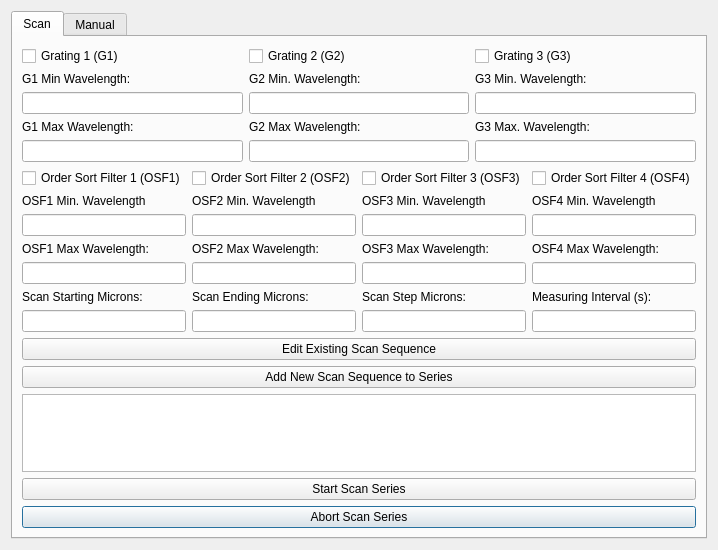
<?xml version="1.0" encoding="UTF-8"?>
<ui version="4.0">
 <class>Dialog</class>
 <widget class="QDialog" name="Dialog">
  <property name="geometry">
   <rect>
    <x>0</x>
    <y>0</y>
    <width>641</width>
    <height>550</height>
   </rect>
  </property>
  <property name="windowTitle">
   <string>Dialog</string>
  </property>
  <layout class="QGridLayout" name="gridLayout_12">
   <item row="0" column="0">
    <widget class="QTabWidget" name="tabWidget">
     <property name="currentIndex">
      <number>0</number>
     </property>
     <property name="movable">
      <bool>true</bool>
     </property>
     <widget class="QWidget" name="tab">
      <attribute name="title">
       <string>Scan</string>
      </attribute>
      <layout class="QGridLayout" name="gridLayout_10">
       <item row="1" column="0">
        <layout class="QGridLayout" name="gridLayout_4">
         <item row="3" column="0">
          <widget class="QLabel" name="label_26">
           <property name="sizePolicy">
            <sizepolicy hsizetype="Preferred" vsizetype="Maximum">
             <horstretch>0</horstretch>
             <verstretch>0</verstretch>
            </sizepolicy>
           </property>
           <property name="text">
            <string>OSF1 Max Wavelength:</string>
           </property>
          </widget>
         </item>
         <item row="3" column="1">
          <widget class="QLabel" name="label_27">
           <property name="sizePolicy">
            <sizepolicy hsizetype="Preferred" vsizetype="Maximum">
             <horstretch>0</horstretch>
             <verstretch>0</verstretch>
            </sizepolicy>
           </property>
           <property name="text">
            <string>OSF2 Max Wavelength:</string>
           </property>
          </widget>
         </item>
         <item row="2" column="3">
          <widget class="QLineEdit" name="lineEdit_24"/>
         </item>
         <item row="1" column="0">
          <widget class="QLabel" name="label_24">
           <property name="sizePolicy">
            <sizepolicy hsizetype="Preferred" vsizetype="Maximum">
             <horstretch>0</horstretch>
             <verstretch>0</verstretch>
            </sizepolicy>
           </property>
           <property name="text">
            <string>OSF1 Min. Wavelength</string>
           </property>
          </widget>
         </item>
         <item row="4" column="1">
          <widget class="QLineEdit" name="lineEdit_26"/>
         </item>
         <item row="1" column="2">
          <widget class="QLabel" name="label_25">
           <property name="sizePolicy">
            <sizepolicy hsizetype="Preferred" vsizetype="Maximum">
             <horstretch>0</horstretch>
             <verstretch>0</verstretch>
            </sizepolicy>
           </property>
           <property name="text">
            <string>OSF3 Min. Wavelength</string>
           </property>
          </widget>
         </item>
         <item row="4" column="2">
          <widget class="QLineEdit" name="lineEdit_27"/>
         </item>
         <item row="3" column="3">
          <widget class="QLabel" name="label_23">
           <property name="sizePolicy">
            <sizepolicy hsizetype="Preferred" vsizetype="Maximum">
             <horstretch>0</horstretch>
             <verstretch>0</verstretch>
            </sizepolicy>
           </property>
           <property name="text">
            <string>OSF4 Max Wavelength:</string>
           </property>
          </widget>
         </item>
         <item row="2" column="0">
          <widget class="QLineEdit" name="lineEdit_22"/>
         </item>
         <item row="2" column="1">
          <widget class="QLineEdit" name="lineEdit_23"/>
         </item>
         <item row="4" column="0">
          <widget class="QLineEdit" name="lineEdit_25"/>
         </item>
         <item row="4" column="3">
          <widget class="QLineEdit" name="lineEdit_28"/>
         </item>
         <item row="2" column="2">
          <widget class="QLineEdit" name="lineEdit_21"/>
         </item>
         <item row="1" column="1">
          <widget class="QLabel" name="label_22">
           <property name="sizePolicy">
            <sizepolicy hsizetype="Preferred" vsizetype="Maximum">
             <horstretch>0</horstretch>
             <verstretch>0</verstretch>
            </sizepolicy>
           </property>
           <property name="text">
            <string>OSF2 Min. Wavelength</string>
           </property>
          </widget>
         </item>
         <item row="1" column="3">
          <widget class="QLabel" name="label_29">
           <property name="sizePolicy">
            <sizepolicy hsizetype="Preferred" vsizetype="Maximum">
             <horstretch>0</horstretch>
             <verstretch>0</verstretch>
            </sizepolicy>
           </property>
           <property name="text">
            <string>OSF4 Min. Wavelength</string>
           </property>
          </widget>
         </item>
         <item row="3" column="2">
          <widget class="QLabel" name="label_28">
           <property name="sizePolicy">
            <sizepolicy hsizetype="Preferred" vsizetype="Maximum">
             <horstretch>0</horstretch>
             <verstretch>0</verstretch>
            </sizepolicy>
           </property>
           <property name="text">
            <string>OSF3 Max Wavelength:</string>
           </property>
          </widget>
         </item>
         <item row="0" column="0">
          <widget class="QCheckBox" name="checkBox_4">
           <property name="text">
            <string>Order Sort Filter 1 (OSF1)</string>
           </property>
          </widget>
         </item>
         <item row="0" column="1">
          <widget class="QCheckBox" name="checkBox_5">
           <property name="text">
            <string>Order Sort Filter 2 (OSF2)</string>
           </property>
          </widget>
         </item>
         <item row="0" column="2">
          <widget class="QCheckBox" name="checkBox_6">
           <property name="text">
            <string>Order Sort Filter 3 (OSF3)</string>
           </property>
          </widget>
         </item>
         <item row="0" column="3">
          <widget class="QCheckBox" name="checkBox_7">
           <property name="text">
            <string>Order Sort Filter 4 (OSF4)</string>
           </property>
          </widget>
         </item>
        </layout>
       </item>
       <item row="5" column="0">
        <widget class="QPushButton" name="pushButton_4">
         <property name="text">
          <string>Abort Scan Series</string>
         </property>
        </widget>
       </item>
       <item row="2" column="0">
        <layout class="QGridLayout" name="gridLayout_6">
         <item row="0" column="2">
          <widget class="QLabel" name="label_6">
           <property name="sizePolicy">
            <sizepolicy hsizetype="Preferred" vsizetype="Maximum">
             <horstretch>0</horstretch>
             <verstretch>0</verstretch>
            </sizepolicy>
           </property>
           <property name="text">
            <string>Scan Step Microns:</string>
           </property>
          </widget>
         </item>
         <item row="1" column="0">
          <widget class="QLineEdit" name="lineEdit_6"/>
         </item>
         <item row="1" column="3">
          <widget class="QLineEdit" name="lineEdit_5"/>
         </item>
         <item row="1" column="2">
          <widget class="QLineEdit" name="lineEdit_35"/>
         </item>
         <item row="3" column="0" colspan="4">
          <widget class="QPushButton" name="pushButton">
           <property name="text">
            <string>Add New Scan Sequence to Series</string>
           </property>
          </widget>
         </item>
         <item row="0" column="3">
          <widget class="QLabel" name="label_7">
           <property name="sizePolicy">
            <sizepolicy hsizetype="Preferred" vsizetype="Maximum">
             <horstretch>0</horstretch>
             <verstretch>0</verstretch>
            </sizepolicy>
           </property>
           <property name="text">
            <string>Measuring Interval (s):</string>
           </property>
          </widget>
         </item>
         <item row="0" column="1">
          <widget class="QLabel" name="label_5">
           <property name="sizePolicy">
            <sizepolicy hsizetype="Preferred" vsizetype="Maximum">
             <horstretch>0</horstretch>
             <verstretch>0</verstretch>
            </sizepolicy>
           </property>
           <property name="text">
            <string>Scan Ending Microns:</string>
           </property>
          </widget>
         </item>
         <item row="1" column="1">
          <widget class="QLineEdit" name="lineEdit_36"/>
         </item>
         <item row="0" column="0">
          <widget class="QLabel" name="label_36">
           <property name="sizePolicy">
            <sizepolicy hsizetype="Preferred" vsizetype="Maximum">
             <horstretch>0</horstretch>
             <verstretch>0</verstretch>
            </sizepolicy>
           </property>
           <property name="text">
            <string>Scan Starting Microns:</string>
           </property>
          </widget>
         </item>
         <item row="2" column="0" colspan="4">
          <widget class="QPushButton" name="pushButton_2">
           <property name="text">
            <string>Edit Existing Scan Sequence</string>
           </property>
          </widget>
         </item>
        </layout>
       </item>
       <item row="0" column="0">
        <layout class="QGridLayout" name="gridLayout_5">
         <item row="2" column="2">
          <widget class="QLineEdit" name="lineEdit_30"/>
         </item>
         <item row="1" column="2">
          <widget class="QLabel" name="label_30">
           <property name="text">
            <string>G2 Min. Wavelength:</string>
           </property>
          </widget>
         </item>
         <item row="2" column="0">
          <widget class="QLineEdit" name="lineEdit_32"/>
         </item>
         <item row="1" column="0">
          <widget class="QLabel" name="label_34">
           <property name="text">
            <string>G1 Min Wavelength:</string>
           </property>
          </widget>
         </item>
         <item row="3" column="3">
          <widget class="QLabel" name="label_33">
           <property name="text">
            <string>G3 Max. Wavelength:</string>
           </property>
          </widget>
         </item>
         <item row="4" column="2">
          <widget class="QLineEdit" name="lineEdit_33"/>
         </item>
         <item row="4" column="0">
          <widget class="QLineEdit" name="lineEdit_29"/>
         </item>
         <item row="2" column="3">
          <widget class="QLineEdit" name="lineEdit_31"/>
         </item>
         <item row="3" column="2">
          <widget class="QLabel" name="label_35">
           <property name="text">
            <string>G2 Max Wavelength:</string>
           </property>
          </widget>
         </item>
         <item row="1" column="3">
          <widget class="QLabel" name="label_32">
           <property name="text">
            <string>G3 Min. Wavelength:</string>
           </property>
          </widget>
         </item>
         <item row="3" column="0">
          <widget class="QLabel" name="label_31">
           <property name="text">
            <string>G1 Max Wavelength:</string>
           </property>
          </widget>
         </item>
         <item row="4" column="3">
          <widget class="QLineEdit" name="lineEdit_34"/>
         </item>
         <item row="0" column="0">
          <widget class="QCheckBox" name="checkBox">
           <property name="text">
            <string>Grating 1 (G1)</string>
           </property>
          </widget>
         </item>
         <item row="0" column="2">
          <widget class="QCheckBox" name="checkBox_2">
           <property name="text">
            <string>Grating 2 (G2)</string>
           </property>
          </widget>
         </item>
         <item row="0" column="3">
          <widget class="QCheckBox" name="checkBox_3">
           <property name="text">
            <string>Grating 3 (G3)</string>
           </property>
          </widget>
         </item>
        </layout>
       </item>
       <item row="4" column="0">
        <widget class="QPushButton" name="pushButton_3">
         <property name="text">
          <string>Start Scan Series</string>
         </property>
        </widget>
       </item>
       <item row="3" column="0">
        <widget class="QListWidget" name="listWidget"/>
       </item>
      </layout>
     </widget>
     <widget class="QWidget" name="tab_2">
      <attribute name="title">
       <string>Manual</string>
      </attribute>
      <layout class="QGridLayout" name="gridLayout_15">
       <item row="0" column="0">
        <layout class="QGridLayout" name="gridLayout_7">
         <item row="2" column="0">
          <widget class="QLineEdit" name="lineEdit_37">
           <property name="enabled">
            <bool>false</bool>
           </property>
           <property name="text">
            <string/>
           </property>
          </widget>
         </item>
         <item row="4" column="0">
          <widget class="QLineEdit" name="lineEdit_38">
           <property name="enabled">
            <bool>false</bool>
           </property>
          </widget>
         </item>
         <item row="1" column="0">
          <widget class="QLabel" name="label_38">
           <property name="text">
            <string>Wavelength:</string>
           </property>
          </widget>
         </item>
         <item row="7" column="0">
          <widget class="QLabel" name="label_41">
           <property name="text">
            <string>Shutter:</string>
           </property>
          </widget>
         </item>
         <item row="6" column="0">
          <widget class="QLineEdit" name="lineEdit_39">
           <property name="enabled">
            <bool>false</bool>
           </property>
          </widget>
         </item>
         <item row="0" column="0">
          <widget class="QLabel" name="label_37">
           <property name="font">
            <font>
             <pointsize>14</pointsize>
             <weight>75</weight>
             <bold>true</bold>
            </font>
           </property>
           <property name="text">
            <string>Current Parameters:</string>
           </property>
          </widget>
         </item>
         <item row="5" column="0">
          <widget class="QLabel" name="label_40">
           <property name="text">
            <string>Grating:</string>
           </property>
          </widget>
         </item>
         <item row="8" column="0">
          <widget class="QLineEdit" name="lineEdit_40">
           <property name="enabled">
            <bool>false</bool>
           </property>
          </widget>
         </item>
         <item row="3" column="0">
          <widget class="QLabel" name="label_39">
           <property name="text">
            <string>Filter:</string>
           </property>
          </widget>
         </item>
        </layout>
       </item>
       <item row="0" column="1">
        <layout class="QGridLayout" name="gridLayout_8">
         <item row="3" column="0">
          <widget class="QLabel" name="label_44">
           <property name="text">
            <string>Filter:</string>
           </property>
          </widget>
         </item>
         <item row="0" column="0">
          <widget class="QLabel" name="label_42">
           <property name="font">
            <font>
             <pointsize>14</pointsize>
             <weight>75</weight>
             <bold>true</bold>
            </font>
           </property>
           <property name="text">
            <string>New Parameters:</string>
           </property>
          </widget>
         </item>
         <item row="7" column="0">
          <widget class="QLabel" name="label_46">
           <property name="text">
            <string>Shutter:</string>
           </property>
          </widget>
         </item>
         <item row="2" column="0">
          <widget class="QLineEdit" name="lineEdit_41"/>
         </item>
         <item row="4" column="0">
          <widget class="QComboBox" name="comboBox">
           <property name="editable">
            <bool>true</bool>
           </property>
           <item>
            <property name="text">
             <string>OSF1</string>
            </property>
           </item>
           <item>
            <property name="text">
             <string>OSF2</string>
            </property>
           </item>
           <item>
            <property name="text">
             <string>OSF3</string>
            </property>
           </item>
           <item>
            <property name="text">
             <string>OSF4</string>
            </property>
           </item>
          </widget>
         </item>
         <item row="6" column="0">
          <widget class="QComboBox" name="comboBox_2">
           <property name="editable">
            <bool>true</bool>
           </property>
           <item>
            <property name="text">
             <string>G1</string>
            </property>
           </item>
           <item>
            <property name="text">
             <string>G2</string>
            </property>
           </item>
           <item>
            <property name="text">
             <string>G3</string>
            </property>
           </item>
          </widget>
         </item>
         <item row="8" column="0">
          <widget class="QComboBox" name="comboBox_3">
           <property name="editable">
            <bool>true</bool>
           </property>
           <item>
            <property name="text">
             <string>Open</string>
            </property>
           </item>
           <item>
            <property name="text">
             <string>Close</string>
            </property>
           </item>
          </widget>
         </item>
         <item row="1" column="0">
          <widget class="QLabel" name="label_43">
           <property name="text">
            <string>Wavelength:</string>
           </property>
          </widget>
         </item>
         <item row="5" column="0">
          <widget class="QLabel" name="label_45">
           <property name="text">
            <string>Grating:</string>
           </property>
          </widget>
         </item>
        </layout>
       </item>
       <item row="1" column="0" colspan="2">
        <layout class="QGridLayout" name="gridLayout_13">
         <item row="0" column="0">
          <widget class="QLabel" name="label_47">
           <property name="sizePolicy">
            <sizepolicy hsizetype="Preferred" vsizetype="Maximum">
             <horstretch>0</horstretch>
             <verstretch>0</verstretch>
            </sizepolicy>
           </property>
           <property name="text">
            <string>Units:</string>
           </property>
          </widget>
         </item>
         <item row="1" column="0">
          <widget class="QComboBox" name="comboBox_4">
           <property name="sizePolicy">
            <sizepolicy hsizetype="Preferred" vsizetype="Maximum">
             <horstretch>0</horstretch>
             <verstretch>0</verstretch>
            </sizepolicy>
           </property>
           <item>
            <property name="text">
             <string>um.</string>
            </property>
           </item>
           <item>
            <property name="text">
             <string>nm.</string>
            </property>
           </item>
           <item>
            <property name="text">
             <string>wn (cm^-1)</string>
            </property>
           </item>
          </widget>
         </item>
        </layout>
       </item>
       <item row="2" column="0" colspan="2">
        <layout class="QGridLayout" name="gridLayout_14">
         <item row="0" column="0">
          <widget class="QPushButton" name="pushButton_5">
           <property name="sizePolicy">
            <sizepolicy hsizetype="Minimum" vsizetype="Minimum">
             <horstretch>0</horstretch>
             <verstretch>0</verstretch>
            </sizepolicy>
           </property>
           <property name="text">
            <string>Set Parameters</string>
           </property>
          </widget>
         </item>
         <item row="1" column="0">
          <widget class="QPushButton" name="pushButton_6">
           <property name="sizePolicy">
            <sizepolicy hsizetype="Minimum" vsizetype="Minimum">
             <horstretch>0</horstretch>
             <verstretch>0</verstretch>
            </sizepolicy>
           </property>
           <property name="text">
            <string>Abort</string>
           </property>
          </widget>
         </item>
        </layout>
       </item>
      </layout>
     </widget>
    </widget>
   </item>
  </layout>
 </widget>
 <resources/>
 <connections/>
</ui>
